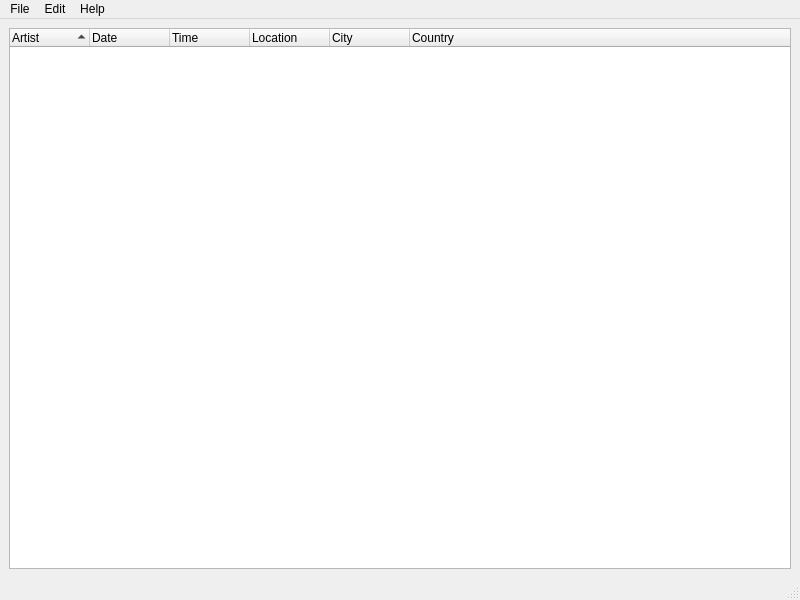
<?xml version="1.0" encoding="UTF-8"?>
<ui version="4.0">
 <class>MainWindow</class>
 <widget class="QMainWindow" name="MainWindow">
  <property name="geometry">
   <rect>
    <x>0</x>
    <y>0</y>
    <width>800</width>
    <height>600</height>
   </rect>
  </property>
  <property name="windowTitle">
   <string>MainWindow</string>
  </property>
  <widget class="QWidget" name="centralwidget">
   <layout class="QVBoxLayout" name="verticalLayout">
    <item>
     <widget class="QTreeWidget" name="event_tree">
      <property name="itemsExpandable">
       <bool>false</bool>
      </property>
      <property name="sortingEnabled">
       <bool>true</bool>
      </property>
      <attribute name="headerDefaultSectionSize">
       <number>80</number>
      </attribute>
      <attribute name="headerMinimumSectionSize">
       <number>1</number>
      </attribute>
      <column>
       <property name="text">
        <string>Artist</string>
       </property>
      </column>
      <column>
       <property name="text">
        <string>Date</string>
       </property>
      </column>
      <column>
       <property name="text">
        <string>Time</string>
       </property>
      </column>
      <column>
       <property name="text">
        <string>Location</string>
       </property>
      </column>
      <column>
       <property name="text">
        <string>City</string>
       </property>
      </column>
      <column>
       <property name="text">
        <string>Country</string>
       </property>
      </column>
     </widget>
    </item>
   </layout>
  </widget>
  <widget class="QMenuBar" name="menubar">
   <property name="geometry">
    <rect>
     <x>0</x>
     <y>0</y>
     <width>800</width>
     <height>25</height>
    </rect>
   </property>
   <widget class="QMenu" name="menuFile">
    <property name="title">
     <string>File</string>
    </property>
    <addaction name="actionExit"/>
   </widget>
   <widget class="QMenu" name="menuEdit">
    <property name="title">
     <string>Edit</string>
    </property>
    <addaction name="actionSettings"/>
    <addaction name="actionUpdateLibrary"/>
    <addaction name="actionUpdateEvents"/>
    <addaction name="actionAddLastFm"/>
   </widget>
   <widget class="QMenu" name="menuHelp">
    <property name="title">
     <string>Help</string>
    </property>
    <addaction name="actionAbout"/>
   </widget>
   <addaction name="menuFile"/>
   <addaction name="menuEdit"/>
   <addaction name="menuHelp"/>
  </widget>
  <widget class="QStatusBar" name="statusbar"/>
  <action name="actionExit">
   <property name="text">
    <string>Exit</string>
   </property>
  </action>
  <action name="actionSettings">
   <property name="text">
    <string>Settings</string>
   </property>
  </action>
  <action name="actionAbout">
   <property name="text">
    <string>About</string>
   </property>
  </action>
  <action name="actionUpdateLibrary">
   <property name="text">
    <string>Update Library</string>
   </property>
  </action>
  <action name="actionUpdateEvents">
   <property name="text">
    <string>Update Events</string>
   </property>
  </action>
  <action name="actionAddLastFm">
   <property name="enabled">
    <bool>false</bool>
   </property>
   <property name="text">
    <string>Add to Last.fm</string>
   </property>
  </action>
 </widget>
 <resources/>
 <connections/>
</ui>
